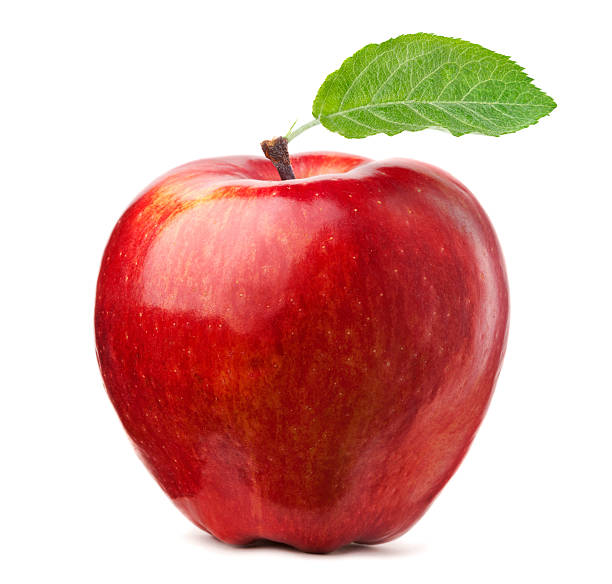
#> input picture workshops/apple.jpg, 612 x 584 px, found by its file name
$ python rotate_imutils.py
#> lines starting #> are read from the running program, lines starting #| are printed output that depends on the picture
# Copyright 2019 Google LLC
#
# Licensed under the Apache License, Version 2.0 (the "License");
# you may not use this file except in compliance with the License.
# You may obtain a copy of the License at
#
#     https://www.apache.org/licenses/LICENSE-2.0
#
# Unless required by applicable law or agreed to in writing, software
# distributed under the License is distributed on an "AS IS" BASIS,
# WITHOUT WARRANTIES OR CONDITIONS OF ANY KIND, either express or implied.
# See the License for the specific language governing permissions and
# limitations under the License.

import cv2, imutils
from matplotlib import pyplot as plt

# read in the image
image = cv2.imread('apple.jpg')
#> image is the input picture: shape (584, 612, 3); mean B, G, R 166.3, 173.4, 220.6

# remember the original Height and Width
shape = (image.shape[0], image.shape[1])
#> shape = (584, 612)

# rotate the image
rotate = imutils.rotate_bound(image, 45)
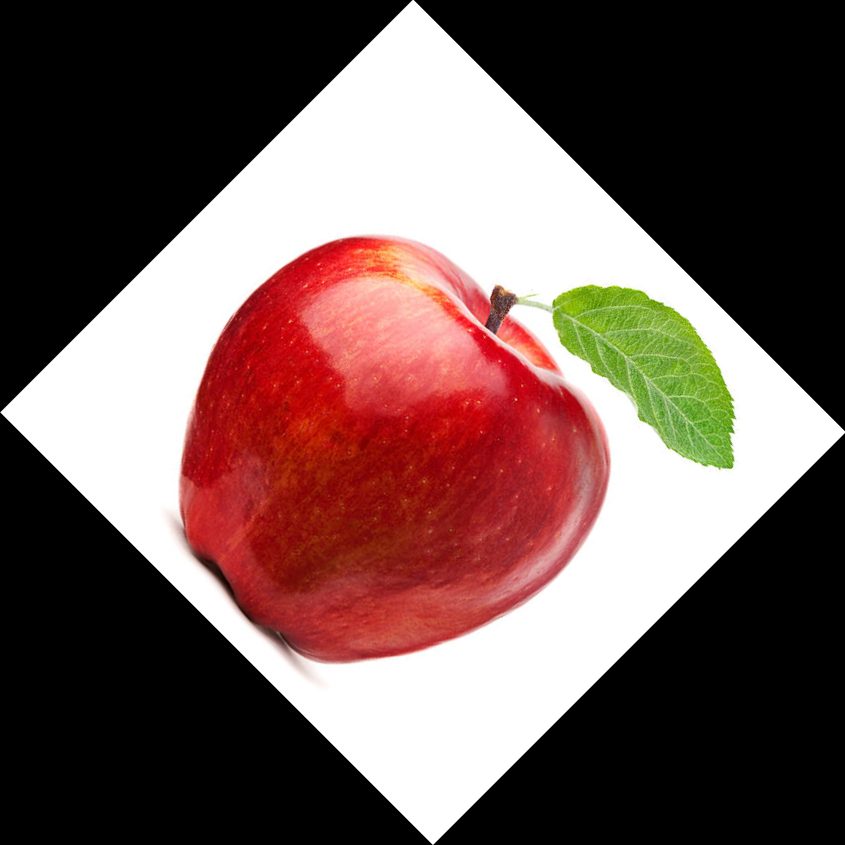
#> rotate: shape (845, 845, 3); mean B, G, R 83.2, 86.8, 110.4

# resize the image back to its original shape
rotate = cv2.resize(rotate, shape, interpolation=cv2.INTER_AREA)
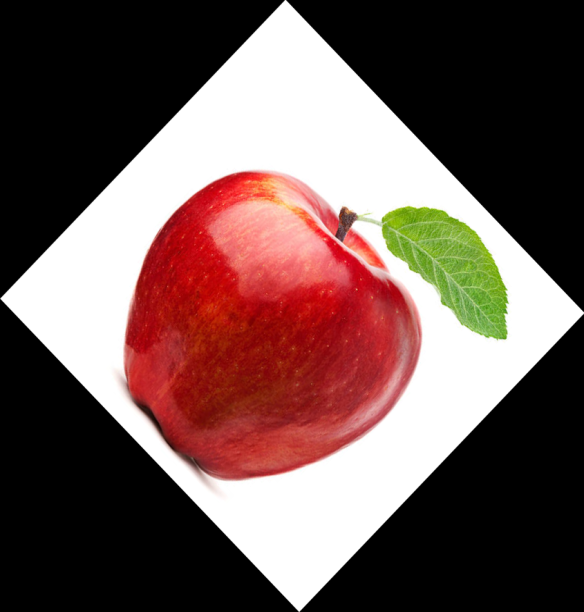
#> rotate: shape (612, 584, 3); mean B, G, R 83.2, 86.8, 110.4
plt.imshow(rotate)
